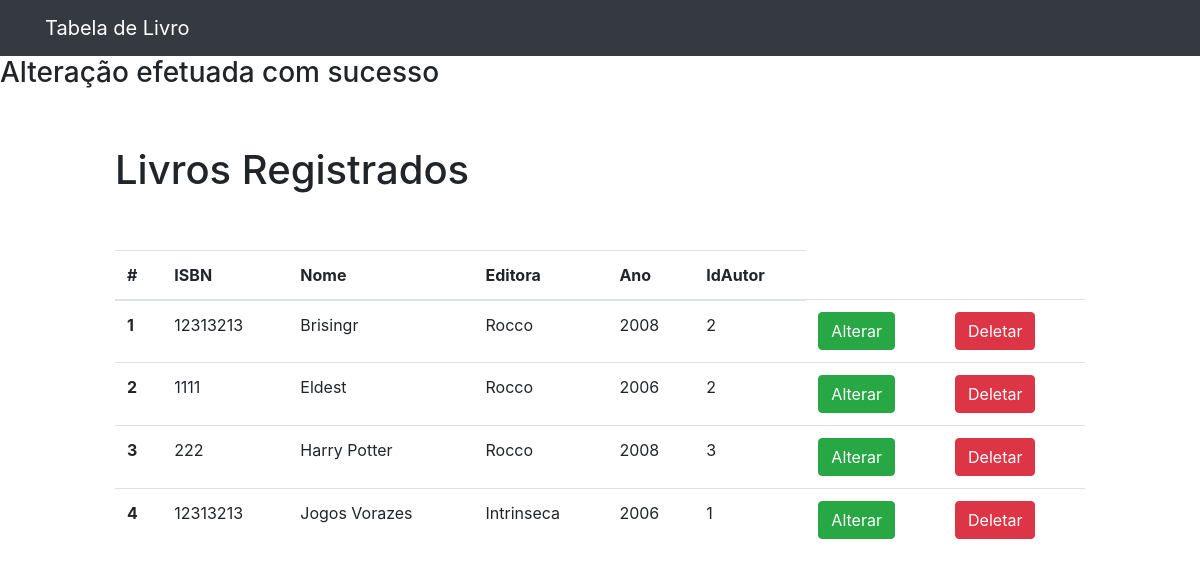
/index.php/pagina/alterar, run on the app's committed database.
### tables this page shows
CREATE TABLE `livro` (
  `idLivro` int(11) NOT NULL,
  `isbn` int(11) DEFAULT NULL,
  `nome` varchar(100) DEFAULT NULL,
  `editora` varchar(60) DEFAULT NULL,
  `ano` int(11) DEFAULT NULL,
  `idAutor` int(11) DEFAULT NULL
);

### application/controllers/pagina.php (called while the page is built, shortened)
<?php
class Pagina extends CI_Controller {
	public function alterar(){
		$idLivro = $_POST["idLivro"];
		$isbn = $_POST["isbn"];
		$nome = $_POST["nome"];
		$editora = $_POST["editora"];
		$ano = $_POST["ano"];
		$idAutor = $_POST["idAutor"];
		$this->livro_model->alterar($idLivro,$isbn,$nome,$editora,$ano,$idAutor);
		$dados['livro'] = $this->livro_model->getQuery();
		$dados['titulo'] = "Tabela de Livro";
		$dados['altera'] = "Alteração efetuada com sucesso";
		$this->load->view('tabela',$dados);
	}
}

### index.php (called while the page is built, shortened)
<?php
require_once BASEPATH.'core/CodeIgniter.php';

### application/models/livro_model.php (called while the page is built, shortened)
<?php
class livro_model extends CI_Model {
    public function getQuery()
	{
			$query = $this->db->get('livro');
			foreach ($query->result() as $row)
			{
				$livro[] = $row;
			}
			return $livro;
	}
    function alterar($idLivro,$isbn,$nome,$editora,$ano,$idAutor){
        $data = array(
			'isbn' => $isbn,
			'nome' => $nome,
			'editora' => $editora,
			'ano' => $ano,
			'idAutor' => $idAutor
		);
		$this->db->where('idLivro', $idLivro);
		$this->db->update('livro',$data);
	}
}
?>

### application/views/tabela.php (the view)
<?php $this->load->view('header');
            if(isset($altera)){
              echo "<h3>".$altera."</h3>";
            }elseif(isset($cadastra)){
              echo "<h3>".$cadastra."</h3>";
            }elseif(isset($deleta)){
              echo "<h3>".$deleta."</h3>";
            } ?>
    <br><br>
    <h1 class="col-md-10 mx-auto">Livros Registrados</h1>
    <br><br>
    <div class="col-md-10 mx-auto">
            <table class="table">
        <thead>
            <tr>
            <th scope="col">#</th>
            <th scope="col">ISBN</th>
            <th scope="col">Nome</th>
            <th scope="col">Editora</th>
            <th scope="col">Ano</th>
            <th scope="col">IdAutor</th>
            </tr>
        </thead>
        <tbody>
        <?php foreach($livro as $row){ ?>
            <tr>
            <?php $temp = $row->idLivro ?>
            <th scope="row"><?php echo $row->idLivro ?></th>
            <td><?php echo $row->isbn ?></td>
            <td><?php echo $row->nome ?></td>
            <td><?php echo $row->editora ?></td>
            <td><?php echo $row->ano ?></td>
            <td><?php echo $row->idAutor ?></td>
            <td><a type="button" href="<?php echo base_url('index.php/pagina/alter/'.$temp) ?>" value="<?php echo $row->idLivro; ?>" class="btn btn-success">Alterar</a></td>
            <td><a type="button" href="<?php echo base_url('index.php/pagina/deleta/'.$temp) ?>" value="<?php echo $row->idLivro; ?>" class="btn btn-danger">Deletar</a></td>
            </tr>
        <?php } ?>
        </tbody>
        </table>
    </div>
</body>
</html>

### data on the page
livro: idLivro "1", isbn "12313213", nome "Brisingr", editora "Rocco", ano "2008", idAutor "2"
livro: idLivro "2", isbn "1111", nome "Eldest", editora "Rocco", ano "2006", idAutor "2"
livro: idLivro "3", isbn "222", nome "Harry Potter", editora "Rocco", ano "2008", idAutor "3"
livro: idLivro "4", isbn "12313213", nome "Jogos Vorazes", editora "Intrinseca", ano "2006", idAutor "1"

### other printed values
$titulo "Tabela de Livro"
$altera "Alteração efetuada com sucesso"
